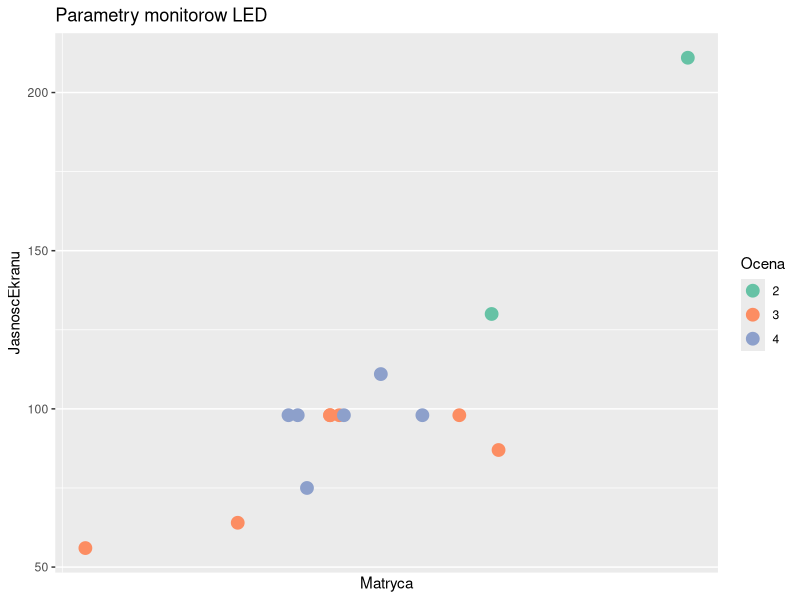

Reproduce this figure in R.
#install.packages("ggplot2")
library("ggplot2")

df <- as.data.frame(matrix(c(27.6, 26.2, 19.6, 19.2, 20.6, 22.8, 18.8, 27.9, 20.6, 24.6, 10.0, 21.0, 21.2, 36.1, 16.6,
                             130, 98, 75, 98, 98, 111, 98, 87, 98, 98, 56, 98, 98, 211, 64,
                             17, 18, 28, 21, 24, 24, 20, 16, 24, 16, 20, 20, 18, 12, 19,
                             3399, 2099, 899, 1399, 1799, 1199, 1699, 1999, 2199, 2099, 890, 1899, 1799, 3449, 1198), 15, 4))
labels <- c("1", "2", "3", "4", "5")
result <- c(2, 3, 4, 4, 3, 4, 4, 3, 3, 4, 3, 3, 4, 2, 3)
factors <- factor(result, labels)
df <- cbind(df, factors)
colnames(df) <- c("Matryca", "JasnoscEkranu", "CzasReakcjiMatrycy", "Cena", "Ocena")

scatterplot <- ggplot(data=df, aes(x = Matryca, y = JasnoscEkranu, col = Ocena)) + geom_point()
scatterplot <- scatterplot + geom_point(size = 4) + xlab("Matryca")+ylab("JasnoscEkranu") + labs(colour = "Ocena") + ggtitle("Parametry monitorow LED")
scatterplot <- scatterplot + scale_colour_brewer(palette = "Set2") + theme(plot.title = element_text(vjust =+ 1)) + scale_x_continuous(breaks = 1:8)
scatterplot